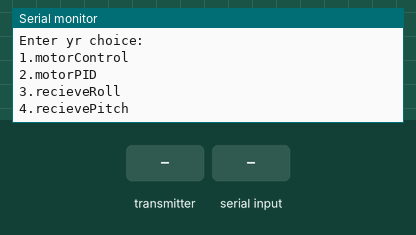
Recording of a sketch running on a simulated Arduino Uno, built with avr-gcc and run on an emulated ATmega328P. Shown: the last lines printed to the serial monitor. Inputs (shaded band) come from the test bench. No radio packets arrive unless stated.

Above: at 1.2 s.
1.3 s: the transmitter starts sending code = 0
At 1.66 s:
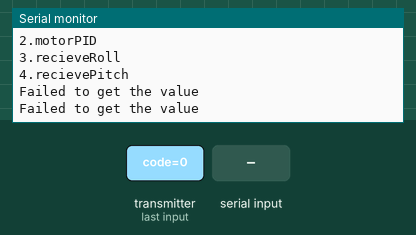
3.3 s: "1" received over Serial
At 4.4 s:
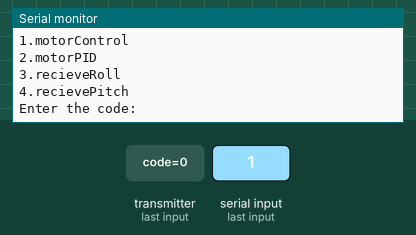
5.3 s: "!" received over Serial
At 5.7 s:
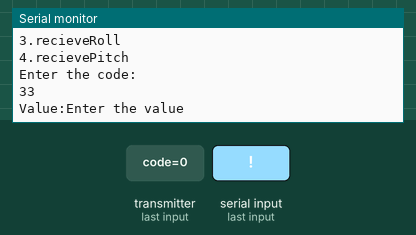
6.8 s: "!" received over Serial
At 6.94 s:
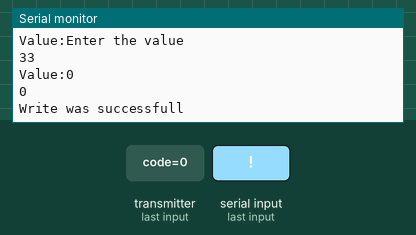
8.3 s: "2" received over Serial
At 9.4 s:
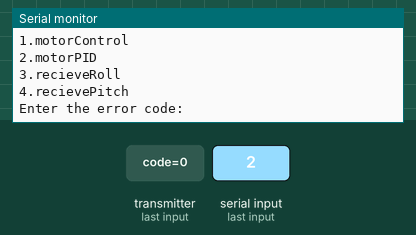
10.0 s: "3" received over Serial
At 10.4 s:
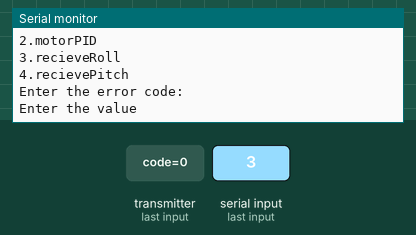

Measured:
- after the input at 1.3 s, the serial monitor: prints a new line at once (image 1)
- after the input at 3.3 s, the serial monitor: prints a new line after 0.50 s (image 2)
- after the input at 5.3 s, the serial monitor: prints a new line at once (image 3)
- after the input at 6.8 s, the serial monitor: prints a new line at once (image 4)
- after the input at 8.3 s, the serial monitor: prints a new line after 0.21 s (image 5)
- after the input at 10.0 s, the serial monitor: prints a new line at once (image 6)

The sketch:

comms_client.ino
```cpp
/*
* Getting Started example sketch for nRF24L01+ radios
* This is a very basic example of how to send data from one node to another
* Updated: Dec 2014 by TMRh20
*/
#include <SPI.h>
#include "RF24.h"
#define RUN                             0
#define INITIALISE                      31
#define RUNTIME                         41
#define YAW_ANGLE                       21
#define ROLL_ANGLE                      22
#define PITCH_ANGLE                     23
#define KP_VALUE                        11
#define KI_VALUE                        12
#define KD_VALUE                        13
#define MOTOR1_ERROR_VALUE              1
#define MOTOR2_ERROR_VALUE              2
#define MOTOR3_ERROR_VALUE              3
#define MOTOR4_ERROR_VALUE              4
#define MOTOR_SPEED1                    5
#define MOTOR_SPEED2                    6
#define MOTOR_SPEED3                    7
#define MOTOR_SPEED4                    8
#define THROTTLE                        9
#define PING                             10
String inString = "";
typedef struct comms_data{
long code;
long value;
}comms_data;
int tag=0;
/****************** User Config ***************************/
/***      Set this radio as radio number 0 or 1         ***/
bool radioNumber = 1;
/* Hardware configuration: Set up nRF24L01 radio on SPI bus plus pins 7 & 8 */
RF24 radio(9,10);
int get=9;
int give=9;
int timeout=500;
long int last;

/**********************************************************/
uint8_t addresses[][6] = {"1Node","2Node"};
// Used to control whether this node is sending or receiving
bool role = 1;
void setup() {
  Serial.begin(9600);
  Serial.println(F("RF24/examples/GettingStarted"));
  //Serial.println(F("*** PRESS 'T' to begin transmitting to the other node"));

  radio.begin();
  // Set the PA Level low to prevent power supply related issues since this is a
 // getting_started sketch, and the likelihood of close proximity of the devices. RF24_PA_MAX is default.
  radio.setPALevel(RF24_PA_LOW);

  // Open a writing and reading pipe on each radio, with opposite addresses
  if(radioNumber){
    radio.openWritingPipe(addresses[1]);
    radio.openReadingPipe(1,addresses[0]);
  }else{
    radio.openWritingPipe(addresses[0]);
    radio.openReadingPipe(1,addresses[1]);
  }
//   Serial.println(radio.getPayloadSize());
//   Serial.println(sizeof(comms_data));
//    Serial.println(sizeof(int));
  // Start the radio listening for data
  radio.startListening();
}
int stringToInt(){
inString = "";
int inChar='0';
  //Serial.println("I ma here");
  while(true){
  while (Serial.available() > 0 ) {
    inChar = Serial.read();
    Serial.println(inChar);
    if (isDigit(inChar)) {
      // convert the incoming byte to a char
      // and add it to the string:
     Serial.println(inChar);
      inString += (char)inChar;
    }
    // if you get a newline, print the string,
    // then the string's value:
    if (inChar == '!') {
      Serial.print("Value:");
     // Serial.println(inString.toInt());
     // Serial.print("String: ");
     // Serial.println(inString);
      // clear the string for new input:
      return inString.toInt();

    }
  }
}}
void motorControl(){
  radio.stopListening();
  comms_data c;
  //bool timeout_flag=false;
  timeout=500;
  Serial.println("Enter the code:");
  while(!Serial.available());
  c.code=stringToInt();
  Serial.println("Enter the value");
  while(!Serial.available());
  c.value=stringToInt();
  Serial.println(c.code);
  Serial.println(c.value);

  if (!radio.write( &c, sizeof(comms_data) )){
       Serial.println(F("write failed"));
         }else{
   Serial.println("Write was successfull");
         }

  }
void recieveMotorSpeed(){
  radio.stopListening();
  int timeout=500;
  bool timeout_flag=false;
  comms_data c;
  Serial.println("Enter the code:");
  while(!Serial.available());
  c.code=stringToInt();

  c.value=0;
 // Serial.println(c.code);
 // Serial.println(c.value);
  if (!radio.write( &c, sizeof(comms_data) )){
       Serial.println(F("write failed"));
         }else{
  // Serial.println("Write was successfull");
         }
   radio.startListening();
   while ( ! radio.available() ){                             // While nothing is received
      if ((timeout--)==0 ){            // If waited longer than 200ms, indicate timeout and exit while loop
          timeout_flag = true;
          break;
      }
    delay(10);
  }
    if ( timeout_flag ){                                             // Describe the results
        Serial.println(F("Failed, response timed out."));
    }else{
     // Serial.println("Got something...");
      radio.read( &c, sizeof(comms_data));
        if(MOTOR_SPEED1<=c.code<=MOTOR_SPEED4){
          Serial.print("MotorSpeed:");
          Serial.println(c.value);
        }
        else
        Serial.println("Failed to get the value");

    }
}

void motorPID(){
  radio.stopListening();
  comms_data c;
  Serial.println("Enter the error code:");
  while(!Serial.available());
  c.code=int(Serial.read());
  Serial.println("Enter the value");
  while(!Serial.available());
  c.value=int(Serial.read());
  Serial.println(c.code);
  Serial.println(c.value);
  if (!radio.write( &c, sizeof(comms_data) )){
       Serial.println(F("write failed"));
         }else{
   Serial.println("Write was successfull");
         }
}
void recieveRollAngle(){
  radio.stopListening();
  int timeout=500;
  bool timeout_flag=false;
  comms_data c;
  c.code=ROLL_ANGLE;
  c.value=0;
 // Serial.println(c.code);
 // Serial.println(c.value);
  if (!radio.write( &c, sizeof(comms_data) )){
       Serial.println(F("write failed"));
         }else{
  // Serial.println("Write was successfull");
         }
   radio.startListening();
   while ( ! radio.available() ){                             // While nothing is received
      if ((timeout--)==0 ){            // If waited longer than 200ms, indicate timeout and exit while loop
          timeout_flag = true;
          break;
      }
    delay(10);
  }
    if ( timeout_flag ){                                             // Describe the results
        Serial.println(F("Failed, response timed out."));
    }else{
     // Serial.println("Got something...");
      radio.read( &c, sizeof(comms_data));
        if(c.code==ROLL_ANGLE){
          Serial.print("Roll_angle:");
          Serial.println(c.value);
        }
        else
        Serial.println("Failed to get the value");

    }
}
void recievePitchAngle(){
  radio.stopListening();
  int timeout=500;
  comms_data c;
  bool timeout_flag=false;
  c.code=PITCH_ANGLE;
  c.value=0;
  if (!radio.write( &c, sizeof(comms_data) )){
       Serial.println(F("write failed"));
         }else{
  // Serial.println("Write was successfull");
         }
   radio.startListening();
   while ( ! radio.available() ){                             // While nothing is received
      if ((timeout--)==0 ){            // If waited longer than 200ms, indicate timeout and exit while loop
          timeout_flag = true;
          break;
      }
    delay(10);
  }
    if ( timeout_flag ){                                             // Describe the results
        Serial.println(F("Failed, response timed out."));

    }else{
    //  Serial.println("Got something...");
      radio.read( &c, sizeof(comms_data));
        if(c.code==PITCH_ANGLE){
          Serial.print("Pitch_angle:");
          Serial.println(c.value);
        }
        else
        Serial.println("Failed to get the value");

    }
}
void pingReport(){
  radio.stopListening();
  int timeout=500;
  bool timeout_flag=false;
  comms_data c;
  c.code=PING;
  c.value=0;
 // Serial.println(c.code);
 // Serial.println(c.value);
  if (!radio.write( &c, sizeof(comms_data) )){
       Serial.println(F("write failed"));
         }else{
  // Serial.println("Write was successfull");
         }
   radio.startListening();
   while ( ! radio.available() ){                             // While nothing is received
      if ((timeout--)==0 ){            // If waited longer than 200ms, indicate timeout and exit while loop
          timeout_flag = true;
          break;
      }
    delay(10);
  }
    if ( timeout_flag ){                                             // Describe the results
        Serial.println(F("Failed, response timed out."));
    }else{
     // Serial.println("Got something...");
      radio.read( &c, sizeof(comms_data));
        if(c.code==PING){
          Serial.println("Connected");
          }
        else
        Serial.println("Failed to get the value");

    }
}
void loop() {
  Serial.println("Enter yr choice:");
  Serial.println("1.motorControl");
  Serial.println("2.motorPID");
  Serial.println("3.recieveRoll");
  Serial.println("4.recievePitch");
  //while(!Serial.available());
  char c=Serial.read();
  switch(c){
  case '1':
  motorControl();
  tag=1;
  break;
  case '2':
  motorPID();
  break;
  case '3':
  recieveRollAngle();
  break;
  case '4':
  recievePitchAngle();
  break;
  case '5':
  recieveMotorSpeed();
  break;
  default:
  recieveRollAngle();
  delay(150);
  recievePitchAngle();
  delay(150);
  //pingReport();
  }
  delay(150);

} // Loop

//if(tag==1){
//  while(true){
//    last=millis();
//  recieveMotorSpeed(MOTOR_SPEED1);
//  //recieveRollAngle();
//  delay(150);
//  //recievePitchAngle();
//delay(150);
//Serial.println(millis()-last);
//}
//  }
```
